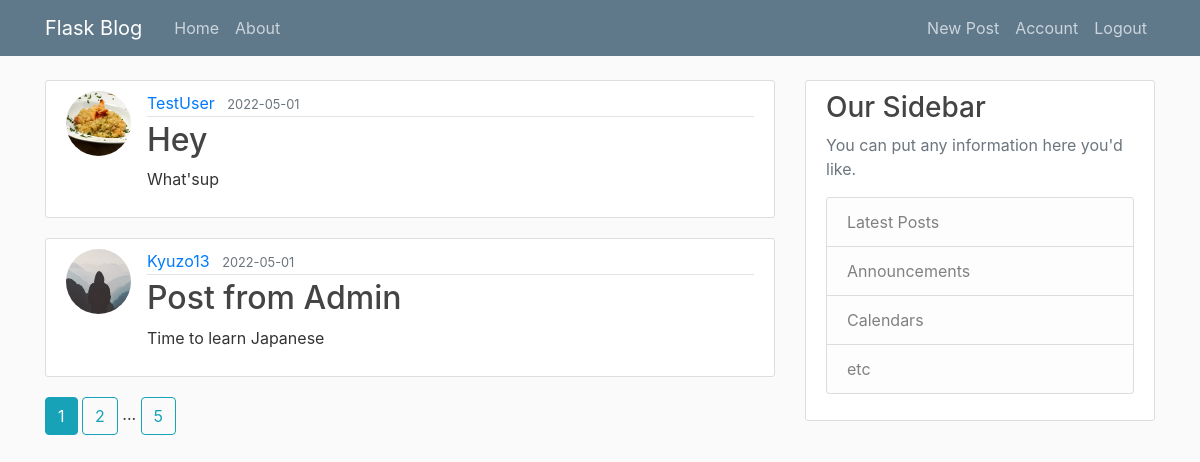
The app's page /home (signed in) with its own data.
### flashblog/models.py (models this page shows, shortened)
class Post(db.Model):
    id = db.Column(db.Integer, primary_key=True)
    title = db.Column( db.String(100), nullable=False)
    date_posted = db.Column(db.DateTime, nullable=False, default=datetime.utcnow)
    content = db.Column(db.Text, nullable=False)
    user_id = db.Column(db.Integer, db.ForeignKey('user.id'), nullable=False)

class User(db.Model, UserMixin):
    id = db.Column(db.Integer, primary_key=True)
    username = db.Column(db.String(20), unique=True, nullable=False)
    email = db.Column(db.String(120), unique=True, nullable=False)
    image_file = db.Column(db.String(20), nullable=False, default='default.jpg')
    password = db.Column(db.String(60), nullable=False)
    posts = db.relationship('Post', backref='author', lazy=True)

### flashblog/routes.py (the view)
@app.route("/")
@app.route("/home")
def home():
    page = request.args.get('page', 1, type=int)
    posts = Post.query.paginate(page=page, per_page=2)
    return render_template('home.html', posts=posts)

### flashblog/models.py (called while the page is built)
@login_manager.user_loader
def load_user(user_id):
    return User.query.get(int(user_id))

### flashblog/templates/home.html
{% extends "layout.html" %}
{% block content %}
    {% for post in posts.items %}
        <article class="media content-section">
          <img class="rounded-circle article-img" src="{{ url_for('static', filename='profile_pics/' + post.author.image_file) }}">
          <div class="media-body">
            <div class="article-metadata">
              <a class="mr-2" href="#">{{ post.author.username }}</a>
              <small class="text-muted">{{ post.date_posted.strftime('%Y-%m-%d') }}</small>
            </div>
            <h2><a class="article-title" href="{{ url_for('post', post_id=post.id) }}">{{ post.title }}</a></h2>
            <p class="article-content">{{ post.content }}</p>
          </div>
        </article>
    {% endfor %}
    {% for page_num in posts.iter_pages(left_edge=1, right_edge=1, left_current=1, right_current=2) %}
    {% if page_num %}
        {% if posts.page == page_num %}
          <a class="btn btn-info" href="{{ url_for('home', page=page_num) }} ">{{ page_num }}</a>
        {% else %}
          <a class="btn btn-outline-info" href="{{ url_for('home', page=page_num) }} ">{{ page_num }}</a>
        {% endif %}
    {% else %}
        ...
    {% endif %}
    {% endfor %}
{% endblock content %}

### flashblog/static/main.css (style rules this page uses)
body { background: #fafafa; color: #333333; margin-top: 5rem; }
h1, h2, h3, h4, h5, h6 { color: #444444; }
.content-section { background: #ffffff; padding: 10px 20px; border: 1px solid #dddddd; border-radius: 3px; margin-bottom: 20px; }
.article-title { color: #444444; }
.article-content { white-space: pre-line; }
.article-img { height: 65px; width: 65px; margin-right: 16px; }
.article-metadata { padding-bottom: 1px; margin-bottom: 4px; border-bottom: 1px solid #e3e3e3 }

### records on screen
Post: image_file (picture), author.username "TestUser", date_posted "2022-05-01", title "Hey", content "What'sup"
Post: image_file (placeholder picture), author.username "Kyuzo13", date_posted "2022-05-01", title "Post from Admin", content "Time to learn Japanese"

### other values on screen
{{ page_num }} "1"
{{ page_num }} "2" "5"
